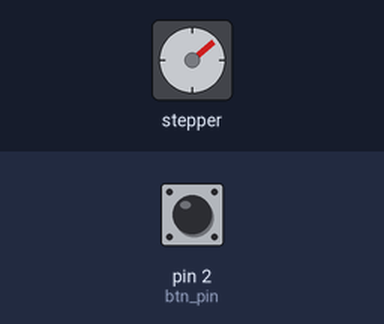
Bench run of a sketch on a simulated Arduino Uno, built with avr-gcc and run on an emulated ATmega328P. Parts: stepper motor. The inputs (shaded band) are chosen by the test bench; at power-on: pin 2 (btn_pin) HIGH. Stepper angles assume 2048 steps per turn; what the sketch prints to the serial monitor is not drawn.

Above: at 1.2 s.
1.3 s: pin 2 (btn_pin) pulled LOW for 0.15 s
At 1.65 s:
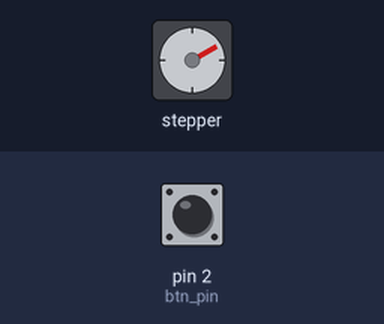
4.4 s: pin 2 (btn_pin) pulled LOW for 1 s
At 4.65 s:
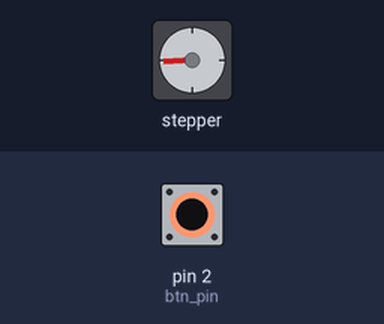
Timing chart, 0 to 17.4 s (numbered marks = the images above; inputs shaded):
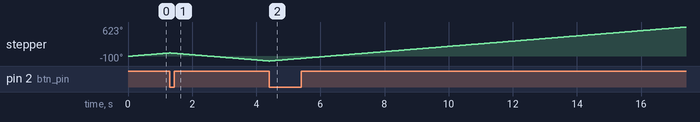

The sketch:

Tutorial_35_2_Toggle_Switch_Stepper_Motor.ino
```cpp
//stepper motor

#include <Stepper.h>

int steps_per_revolution = 2048; //28BYJ-48 = 2048
int motor_speed = 10; //5 rpm (revolution per minute
Stepper stepper_motor(steps_per_revolution, 8,10,9,11); //stepper motor sequence
int dt(500);

int btn_pin = 2;
int btn_old = 1; //btn initialized to not pressed
int btn_new; //new btn input

// 0 -> going clockwise (CW)
// 1 -> going counter clockwise (CCW)
int motor_state = 0;

void setup() {
  // put your setup code here, to run once:

  Serial.begin(9600);
  stepper_motor.setSpeed(motor_speed);

  pinMode(btn_pin, INPUT);
  digitalWrite(btn_pin, HIGH); //pull up resistor btn
}

void loop() {
  // put your main code here, to run repeatedly:

  while(motor_state == 0) { //rotating CW
    stepper_motor.step(1);

    //on press btn
    btn_new = digitalRead(btn_pin);
    Serial.println(btn_new);

    if (btn_new == 0 && btn_old == 1) { //when btn is pressed
      stepper_motor.step(-1); //go CCW
      motor_state = 1; //change state to CCW
    }

    btn_old = btn_new;
    //delay(dt);

  }

  while(motor_state == 1) { //rotating CCW
    stepper_motor.step(-1);

    //on press btn
    btn_new = digitalRead(btn_pin);
    Serial.println(btn_new);

    if (btn_new == 0 && btn_old == 1) { //when btn is pressed
      stepper_motor.step(1); //go CW
      motor_state = 0; //change state to CW
    }

    btn_old = btn_new;
    //delay(dt);

  }


}
```
